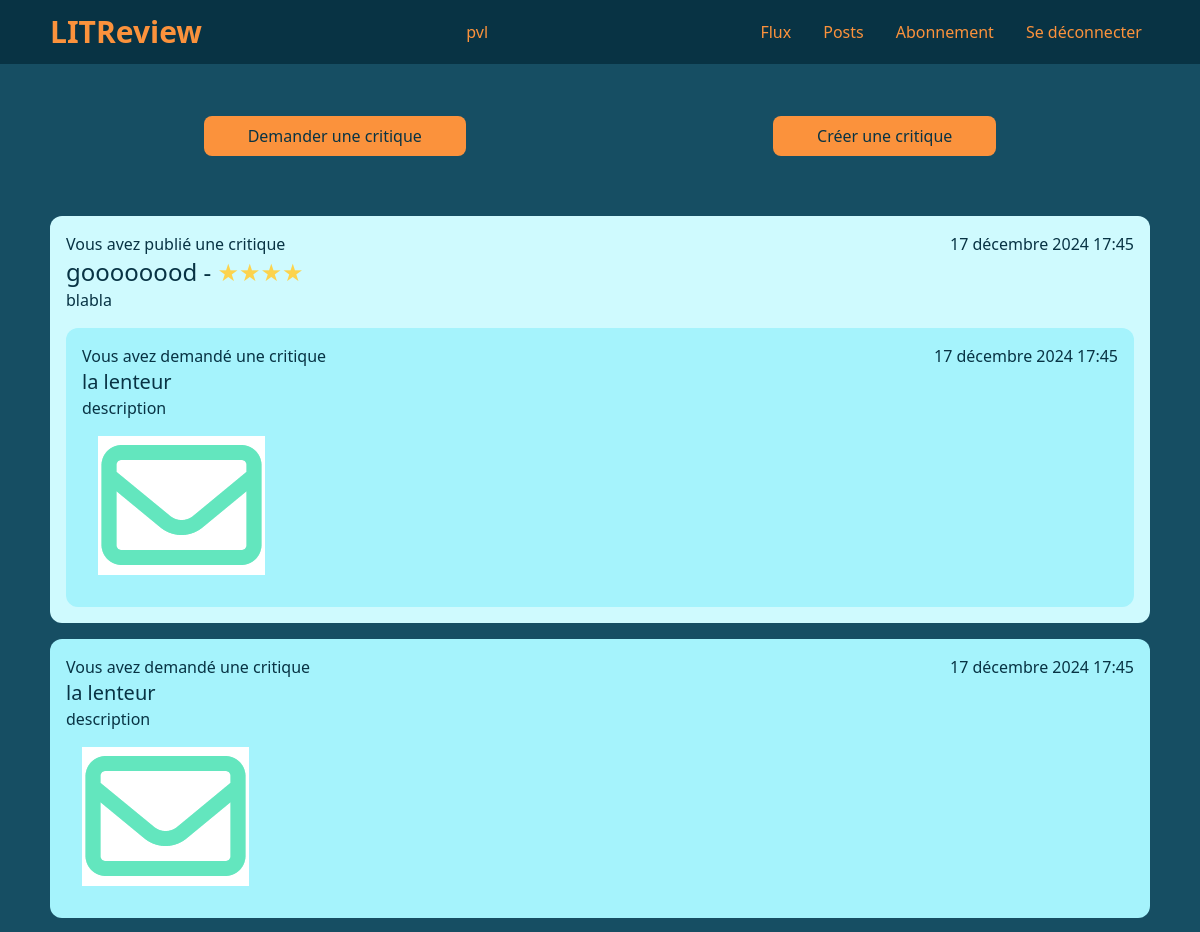
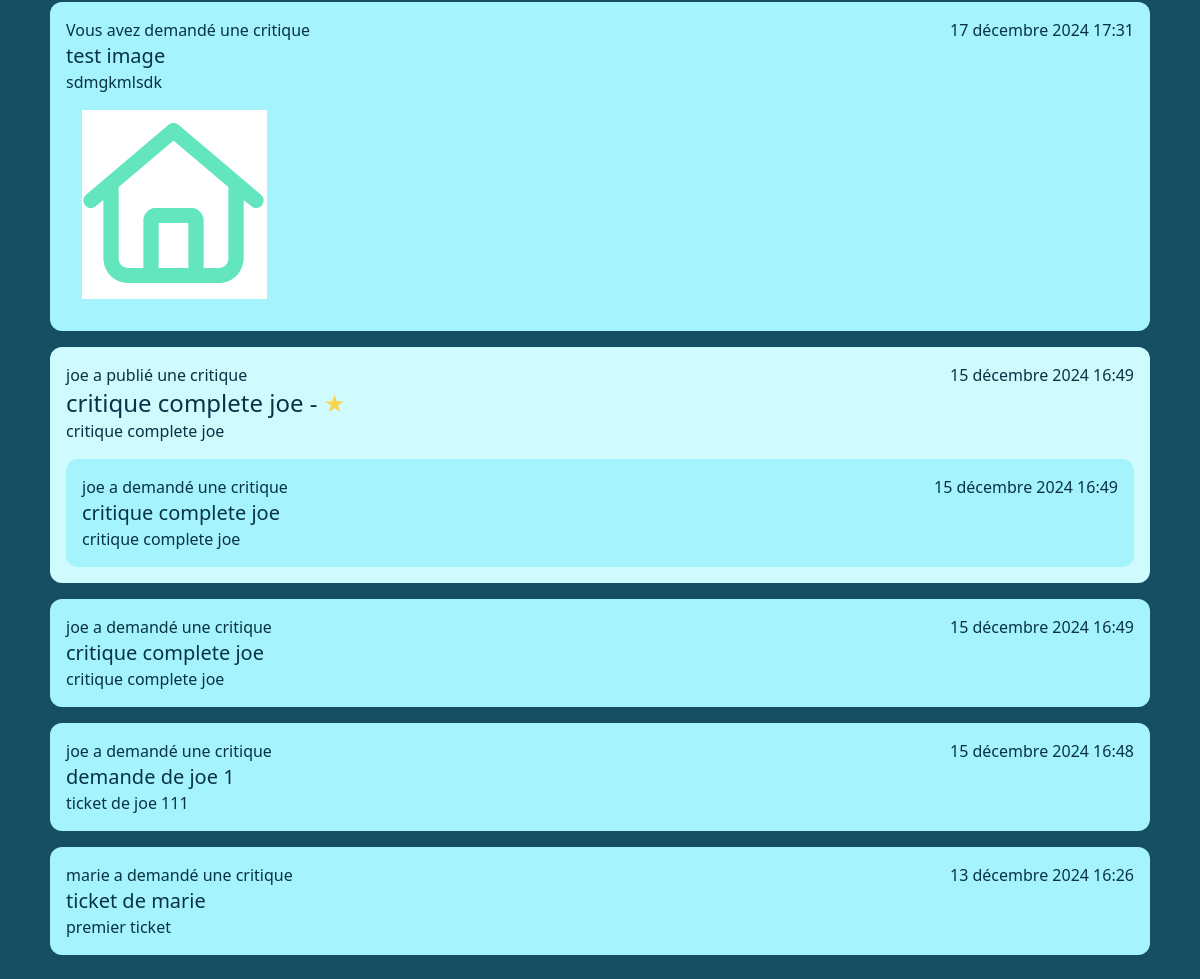
/review/flux/ (signed in), run on the app's committed database (2 pictures, top to bottom).
### authentication/models.py (models this page shows, shortened)
class User(AbstractBaseUser, PermissionsMixin):
    username = models.CharField(max_length=20, unique=True)
    is_active = models.BooleanField(default=True)
    is_superuser = models.BooleanField(default=False)
    is_staff = models.BooleanField(default=False)
    date_joined = models.DateTimeField(default=timezone.now)
    last_login = models.DateTimeField(blank=True, null=True)
    objects = CustomUserManager()
    USERNAME_FIELD = 'username'
    REQUIRED_FIELDS = []

### review/models.py (models this page shows, shortened)
class Review(models.Model):
    ticket = models.ForeignKey(to=Ticket, on_delete=models.CASCADE)
    rating = models.PositiveSmallIntegerField(validators=[MinValueValidator(0), MaxValueValidator(5)])
    headline = models.CharField(max_length=128)
    body = models.CharField(max_length=8192, blank=True)
    user = models.ForeignKey(to=settings.AUTH_USER_MODEL, on_delete=models.CASCADE)
    time_created = models.DateTimeField(auto_now_add=True)

class Ticket(models.Model):
    title = models.CharField(max_length=128)
    description = models.CharField(max_length=2048, blank=True)
    user = models.ForeignKey(to=settings.AUTH_USER_MODEL, on_delete=models.CASCADE)
    image = models.ImageField(null=True, blank=True)
    time_created = models.DateTimeField(auto_now_add=True)

### review/views.py (the view)
# urls.py: path('flux/', views.FluxView.as_view(), name='flux'),
class FluxView(LoginRequiredMixin, View):
    template = 'review/flux.html'
    ticket_class = models.Ticket
    review_class = models.Review
    def get(self, request):
        users_viewable = User.objects.filter(
            Q(follow_user__user = request.user) |
            Q(pk=request.user.pk)
        )
        tickets = self.ticket_class.objects.filter(user__in=users_viewable)
        tickets = tickets.annotate(content_type=Value('TICKET', CharField()))
        reviews = self.review_class.objects.filter(user__in=users_viewable)
        reviews = reviews.annotate(content_type=Value('REVIEW', CharField()))
        posts = sorted(
            chain(tickets, reviews),
            key=lambda post: post.time_created,
            reverse=True
        )
        messages.success(request, 'test')
        return render(request, self.template, context={'posts': posts})

### review/templates/review/flux.html
{% extends 'base.html' %}
{% block content %}
    <div class="flex items-center justify-around h-40 w-full">
        <a href="{% url 'create_ticket' %}"
        class="px-11 py-2 bg-orange-400 rounded-lg hover:bg-orange-500">
        Demander une critique
        </a>
        <a href="{% url 'create_review' %}"
        class="px-11 py-2 bg-orange-400 rounded-lg hover:bg-orange-500">
        Créer une critique
        </a>
    </div>
    <div class="flex flex-col gap-4 w-full">
        {% for post in posts %}
            {% if post.content_type == 'TICKET' %}
                {% include 'review/partials/ticket_snippet.html' %}
            {% elif post.content_type == 'REVIEW' %}
                {% include 'review/partials/review_snippet.html' %}
            {% endif %}
        {% endfor %}
    </div>
{% endblock %}

### templates/base.html (shortened to what this page needs)
<!DOCTYPE html>
<html lang="en">
<head>
    <link rel="stylesheet" href="/static/css/output.css">
</head>
<body class="bg-cyan-900">
    <div class="relative">
        <nav class="flex bg-cyan-950 w-full justify-center h-16 fixed top-0 left-0 right-0" >
            <div class="flex justify-between items-center text-orange-400 xl:w-2/3 lg:w-11/12">
                <h1 class="text-3xl font-semibold">LITReview</h1>
                {% if user.is_authenticated %}
                <p>{{ user }}</p>
                <ul class="flex gap-4">
                    <li>
                        <a href="{% url 'flux' %}" class="px-2 hover:text-orange-500">Flux</a>
                    </li>
                    <li>
                        <a href="{% url 'posts' %}" class="px-2 hover:text-orange-500">Posts</a>
                    </li>
                    <li>
                        <a href="{% url 'follows' %}" class="px-2 hover:text-orange-500">Abonnement</a>
                    </li>
                    <li>
                        <a href="{% url 'logout' %}" class="px-2 hover:text-orange-500">Se déconnecter</a>
                    </li>
                </ul>
                {% endif %}
            </div>
        </nav>
    </div>
    <section class="flex justify-center w-full mt-14 mb-6 text-cyan-950">
        <div class="flex flex-col items-center xl:w-2/3 lg:w-11/12 w-full">
            {% block content %}{% endblock %}
        </div>
    </section>
</body>
</html>

### review/templates/review/partials/review_snippet.html
{% load mathfilters %}
<div class="flex flex-col p-4 gap-4 rounded-xl bg-cyan-100">
    <div class="flex justify-between">
        <div class="">
            {% if post.user == user %}
            <p>Vous avez publié une critique</p>
            {% else %}
            <p>{{ post.user }} a publié une critique</p>
            {% endif %}
            <p class="text-2xl">{{ post.headline }} - <span class="text-amber-300">{{ '★'|mul:post.rating }}</span></p>
            <p>{{ post.body }}</p>
        </div>
        <p>{{ post.time_created }}</p>
    </div>
    {% with post=post.ticket %}
        {% include 'review/partials/ticket_snippet.html' %}
    {% endwith %}
</div>

### review/templates/review/partials/ticket_snippet.html
<div class="p-4 rounded-xl bg-cyan-200">
    <div class="flex justify-between">
        <div>
            {% if post.user == user %}
            <p>Vous avez demandé une critique</p>
            {% else %}
            <p>{{ post.user }} a demandé une critique</p>
            {% endif %}
            <p class="text-xl">{{ post.title }}</p>
            <p>{{ post.description }}</p>
        </div>
        <p>{{ post.time_created }}</p>
    </div>
    {% if post.image %}
    <img src="{{ post.image.url }}" class="p-4">
    {% endif %}
</div>

### data on the page
User: username "pvl"
Review: shows "Vous avez publié une critique", headline "goooooood", rating "★★★★", body "blabla", time_created "17 décembre 2024 17:45", shows "Vous avez demandé une critique", title "la lenteur", description "description", image (picture)
Ticket: shows "Vous avez demandé une critique", title "la lenteur", description "description", time_created "17 décembre 2024 17:45", image (picture)
Ticket: shows "Vous avez demandé une critique", title "test image", description "sdmgkmlsdk", time_created "17 décembre 2024 17:31", image (picture)
Review: user "joe", headline "critique complete joe", rating "★", body "critique complete joe", time_created "15 décembre 2024 16:49", title "critique complete joe", description "critique complete joe"
Ticket: user "joe", title "critique complete joe", description "critique complete joe", time_created "15 décembre 2024 16:49"
Ticket: user "joe", title "demande de joe 1", description "ticket de joe 111", time_created "15 décembre 2024 16:48"
Ticket: user "marie", title "ticket de marie", description "premier ticket", time_created "13 décembre 2024 16:26"
